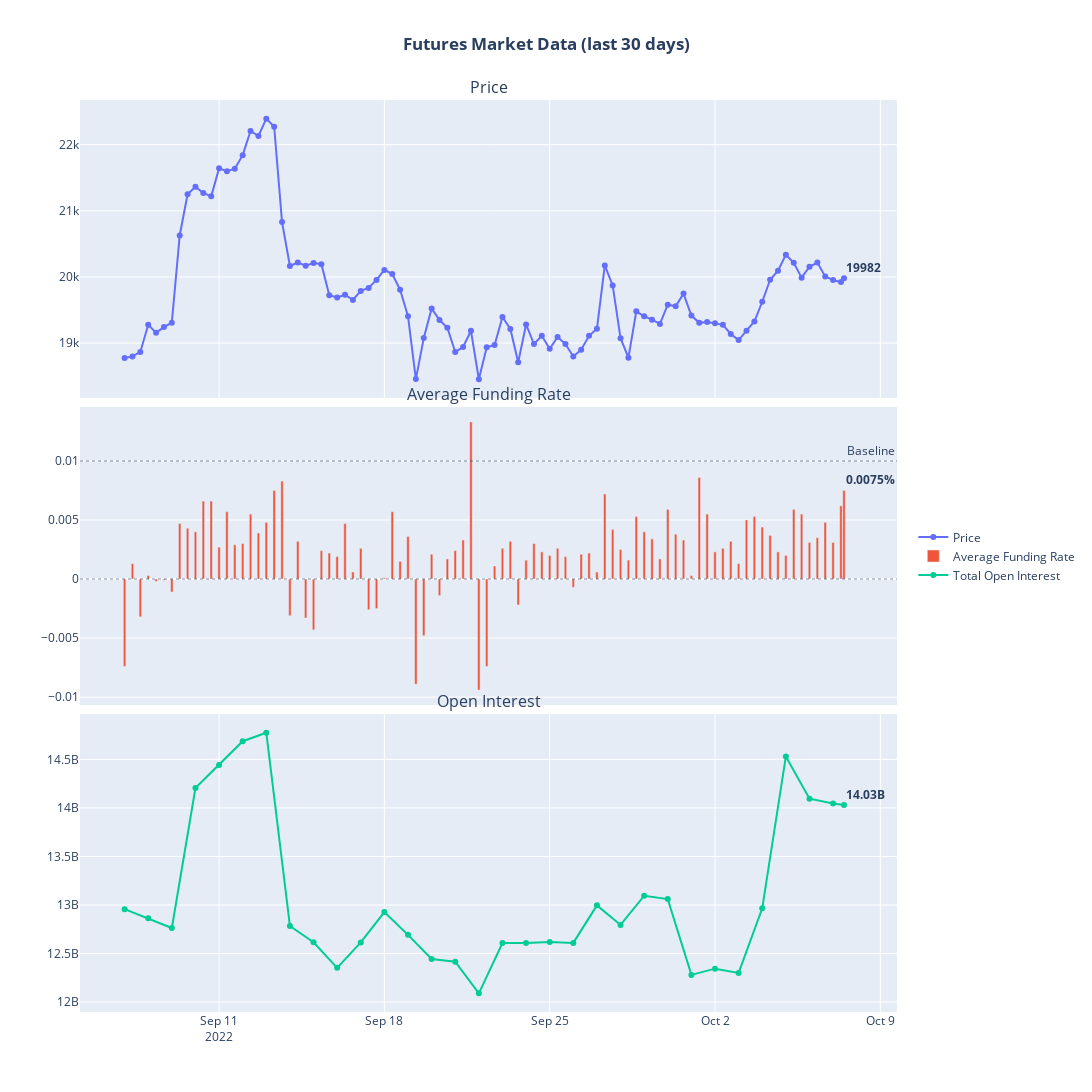

Notebook source saved alongside this figure:
### Markdown cell above
# Charts

### Code cell
# Create series with average funding rate: (usdt + token) / 2
se_mean_funding_rate = round((df_token['mean_funding_rate'] + df_usdt['mean_funding_rate']) / 2, 4)
se_weighted_mean_funding_rate = round((df_token['weighted_mean_funding_rate'] + df_usdt['weighted_mean_funding_rate']) / 2, 4)


# date filter, gets date from 20 days ago
days = 30
date_filter = (datetime.datetime.now() - datetime.timedelta(days = days)).strftime('%Y-%m-%d')

# Create fig with 3 subplots, 1 for price, 1 for funding rate, 1 for open interest
fig = make_subplots(
    rows=3, 
    cols=1,
    subplot_titles=('Price', 'Average Funding Rate', 'Open Interest'),
    shared_xaxes=True,
    vertical_spacing=0.01
)

# Add price plot
fig.add_trace(go.Scatter(x=df_token[date_filter:].index, 
                         y=df_token[date_filter:]['price'],
                         name="Price",
                         mode='lines+markers'
                         ),
              row=1,
              col=1
             )

# Add funding rate plot
#fig.add_trace(go.Scatter(x=df_token[date_filter:].index, 
#                         y=se_mean_funding_rate[date_filter:],
#                         name="Average Funding Rate",                         
#                         mode='lines+markers'),
#              row=2,
#              col=1
#             )
fig.add_trace(go.Bar(x=df_token[date_filter:].index, 
                         y=se_weighted_mean_funding_rate[date_filter:],
                         name="Average Funding Rate",                         
                        ),
              row=2,
              col=1
             )

fig.add_hline(y=0, row=2, col=1, line_dash="dot", opacity=0.3)
fig.add_hline(y=0.01, row=2, col=1, line_dash="dot", opacity=0.3, annotation_text='Baseline')

# Add open interest plot
fig.add_trace(go.Scatter(x=df_oi[date_filter:].index, 
                         y=df_oi[date_filter:]['total_open_interest'],
                         name="Total Open Interest",                       
                         mode='lines+markers'),
              row=3,
              col=1
             )

###################
# Add annotations #
###################

# Add annotation to current price
fig.add_annotation(x=df_token[date_filter:].index[-1], 
                   y=df_token[date_filter:]['price'][-1],
                   text='<b>{}</b>'.format(round(df_token[date_filter:]['price'][-1])),
                   showarrow=False,
                   xanchor='left',
                   yanchor='bottom',
                   row=1, col=1)


# Add annotation to current funding rate
#fig.add_annotation(x=df_token[date_filter:].index[-1], 
#                   y=se_mean_funding_rate[date_filter:][-1],
#                   text='<b>{}%</b>'.format(se_mean_funding_rate[-1]),
#                   showarrow=False,
#                   xanchor='left',
#                   yanchor='bottom',
#                   row=2, col=1)

fig.add_annotation(x=df_token[date_filter:].index[-1], 
                   y=se_weighted_mean_funding_rate[date_filter:][-1],
                   text='<b>{}%</b>'.format(se_weighted_mean_funding_rate[-1]),
                   showarrow=False,
                   xanchor='left',
                   yanchor='bottom',
                   row=2, col=1)


# Add annotation to current open interest
fig.add_annotation(x=df_oi[date_filter:].index[-1], 
                   y=df_oi[date_filter:]['total_open_interest'][-1],
                   text='<b>{}</b>'.format(numerize.numerize(df_oi[date_filter:]['total_open_interest'][-1])),
                   showarrow=False,
                   xanchor='left',
                   yanchor='bottom',
                   row=3, col=1)


# Add Title and height
fig.update_layout(legend=dict(y=0.5, font_size=12), 
                  height=1200, 
                  width=1500,
                  title='<B>Futures Market Data (last {} days)</B>'.format(days),
                  title_x=0.5)


fig.show()

### Figure 1 — Plotly figure (JSON) as saved in the notebook; plotly's stock layout.template omitted (floating-point values rounded to 4 significant figures)
{"data": [{"mode": "lines+markers", "name": "Price", "type": "scatter", "x": ["2022-09-07T00:00:00", "2022-09-07T08:00:00", "2022-09-07T16:00:00", "2022-09-08T00:00:00", "2022-09-08T08:00:00", "2022-09-08T16:00:00", "2022-09-09T00:00:00", "2022-09-09T08:00:00", "2022-09-09T16:00:00", "2022-09-10T00:00:00", "2022-09-10T08:00:00", "2022-09-10T16:00:00", "2022-09-11T00:00:00", "2022-09-11T08:00:00", "2022-09-11T16:00:00", "2022-09-12T00:00:00", "2022-09-12T08:00:00", "2022-09-12T16:00:00", "2022-09-13T00:00:00", "2022-09-13T08:00:00", "2022-09-13T16:00:00", "2022-09-14T00:00:00", "2022-09-14T08:00:00", "2022-09-14T16:00:00", "2022-09-15T00:00:00", "2022-09-15T08:00:00", "2022-09-15T16:00:00", "2022-09-16T00:00:00", "2022-09-16T08:00:00", "2022-09-16T16:00:00", "2022-09-17T00:00:00", "2022-09-17T08:00:00", "2022-09-17T16:00:00", "2022-09-18T00:00:00", "2022-09-18T08:00:00", "2022-09-18T16:00:00", "2022-09-19T00:00:00", "2022-09-19T08:00:00", "2022-09-19T16:00:00", "2022-09-20T00:00:00", "2022-09-20T08:00:00", "2022-09-20T16:00:00", "2022-09-21T00:00:00", "2022-09-21T08:00:00", "2022-09-21T16:00:00", "2022-09-22T00:00:00", "2022-09-22T08:00:00", "2022-09-22T16:00:00", "2022-09-23T00:00:00", "2022-09-23T08:00:00", "2022-09-23T16:00:00", "2022-09-24T00:00:00", "2022-09-24T08:00:00", "2022-09-24T16:00:00", "2022-09-25T00:00:00", "2022-09-25T08:00:00", "2022-09-25T16:00:00", "2022-09-26T00:00:00", "2022-09-26T08:00:00", "2022-09-26T16:00:00", "2022-09-27T00:00:00", "2022-09-27T08:00:00", "2022-09-27T16:00:00", "2022-09-28T00:00:00", "2022-09-28T08:00:00", "2022-09-28T16:00:00", "2022-09-29T00:00:00", "2022-09-29T08:00:00", "2022-09-29T16:00:00", "2022-09-30T00:00:00", "2022-09-30T08:00:00", "2022-09-30T16:00:00", "2022-10-01T00:00:00", "2022-10-01T08:00:00", "2022-10-01T16:00:00", "2022-10-02T00:00:00", "2022-10-02T08:00:00", "2022-10-02T16:00:00", "2022-10-03T00:00:00", "2022-10-03T08:00:00", "2022-10-03T16:00:00", "2022-10-04T00:00:00", "2022-10-04T08:00:00", "2022-10-04T16:00:00", "2022-10-05T00:00:00", "2022-10-05T08:00:00", "2022-10-05T16:00:00", "2022-10-06T00:00:00", "2022-10-06T08:00:00", "2022-10-06T16:00:00", "2022-10-07T00:00:00", "2022-10-07T08:00:00", "2022-10-07T11:05:00"], "xaxis": "x", "y": [18770.0, 18800.0, 18870.0, 19280.0, 19160.0, 19240.0, 19309, 20630.0, 21250.0, 21360.0, 21270.0, 21220.0, 21640.0, 21600.0, 21640.0, 21842, 22210.0, 22130.0, 22390.0, 22270.0, 20830.0, 20170.0, 20220.0, 20169, 20210.0, 20190.0, 19730.0, 19690.0, 19731, 19650.0, 19789, 19830.0, 19960.0, 20107, 20040.0, 19810.0, 19410.0, 18460.0, 19075, 19524, 19350.0, 19230.0, 18870.0, 18940.0, 19190.0, 18450.0, 18935, 18970.0, 19390.0, 19210.0, 18710.0, 19280.0, 18990.0, 19110.0, 18910.0, 19092, 18990.0, 18800.0, 18900.0, 19110.0, 19220.0, 20170.0, 19870.0, 19070.0, 18780.0, 19480, 19410.0, 19350.0, 19290.0, 19580.0, 19556, 19750.0, 19420.0, 19310.0, 19320.0, 19300.0, 19276, 19140.0, 19040.0, 19190.0, 19326, 19620.0, 19960.0, 20090.0, 20340.0, 20210.0, 19989, 20150.0, 20220.0, 20007, 19950.0, 19920.0, 19980.0], "yaxis": "y"}, {"name": "Average Funding Rate", "type": "bar", "x": ["2022-09-07T00:00:00", "2022-09-07T08:00:00", "2022-09-07T16:00:00", "2022-09-08T00:00:00", "2022-09-08T08:00:00", "2022-09-08T16:00:00", "2022-09-09T00:00:00", "2022-09-09T08:00:00", "2022-09-09T16:00:00", "2022-09-10T00:00:00", "2022-09-10T08:00:00", "2022-09-10T16:00:00", "2022-09-11T00:00:00", "2022-09-11T08:00:00", "2022-09-11T16:00:00", "2022-09-12T00:00:00", "2022-09-12T08:00:00", "2022-09-12T16:00:00", "2022-09-13T00:00:00", "2022-09-13T08:00:00", "2022-09-13T16:00:00", "2022-09-14T00:00:00", "2022-09-14T08:00:00", "2022-09-14T16:00:00", "2022-09-15T00:00:00", "2022-09-15T08:00:00", "2022-09-15T16:00:00", "2022-09-16T00:00:00", "2022-09-16T08:00:00", "2022-09-16T16:00:00", "2022-09-17T00:00:00", "2022-09-17T08:00:00", "2022-09-17T16:00:00", "2022-09-18T00:00:00", "2022-09-18T08:00:00", "2022-09-18T16:00:00", "2022-09-19T00:00:00", "2022-09-19T08:00:00", "2022-09-19T16:00:00", "2022-09-20T00:00:00", "2022-09-20T08:00:00", "2022-09-20T16:00:00", "2022-09-21T00:00:00", "2022-09-21T08:00:00", "2022-09-21T16:00:00", "2022-09-22T00:00:00", "2022-09-22T08:00:00", "2022-09-22T16:00:00", "2022-09-23T00:00:00", "2022-09-23T08:00:00", "2022-09-23T16:00:00", "2022-09-24T00:00:00", "2022-09-24T08:00:00", "2022-09-24T16:00:00", "2022-09-25T00:00:00", "2022-09-25T08:00:00", "2022-09-25T16:00:00", "2022-09-26T00:00:00", "2022-09-26T08:00:00", "2022-09-26T16:00:00", "2022-09-27T00:00:00", "2022-09-27T08:00:00", "2022-09-27T16:00:00", "2022-09-28T00:00:00", "2022-09-28T08:00:00", "2022-09-28T16:00:00", "2022-09-29T00:00:00", "2022-09-29T08:00:00", "2022-09-29T16:00:00", "2022-09-30T00:00:00", "2022-09-30T08:00:00", "2022-09-30T16:00:00", "2022-10-01T00:00:00", "2022-10-01T08:00:00", "2022-10-01T16:00:00", "2022-10-02T00:00:00", "2022-10-02T08:00:00", "2022-10-02T16:00:00", "2022-10-03T00:00:00", "2022-10-03T08:00:00", "2022-10-03T16:00:00", "2022-10-04T00:00:00", "2022-10-04T08:00:00", "2022-10-04T16:00:00", "2022-10-05T00:00:00", "2022-10-05T08:00:00", "2022-10-05T16:00:00", "2022-10-06T00:00:00", "2022-10-06T08:00:00", "2022-10-06T16:00:00", "2022-10-07T00:00:00", "2022-10-07T08:00:00", "2022-10-07T11:05:00"], "xaxis": "x2", "y": [-0.0074, 0.0013, -0.0032, 0.0003, -0.0002, -0.0001, -0.0011, 0.0047, 0.0043, 0.004, 0.0066, 0.0066, 0.0027, 0.0057, 0.0029, 0.003, 0.0055, 0.0039, 0.0048, 0.0075, 0.0083, -0.0031, 0.0032, -0.0033, -0.0043, 0.0024, 0.0022, 0.0019, 0.0047, 0.0006, 0.0026, -0.0026, -0.0025, 0.0001, 0.0057, 0.0015, 0.0036, -0.0089, -0.0048, 0.0021, -0.0014, 0.0017, 0.0024, 0.0033, 0.0133, -0.0094, -0.0074, 0.0011, 0.0026, 0.0032, -0.0022, 0.0016, 0.003, 0.0023, 0.002, 0.0026, 0.0019, -0.0007, 0.0021, 0.0022, 0.0006, 0.0072, 0.0042, 0.0025, 0.0016, 0.0053, 0.004, 0.0034, 0.0017, 0.0059, 0.0038, 0.0033, 0.0003, 0.0086, 0.0055, 0.0023, 0.0026, 0.0032, 0.0013, 0.005, 0.0053, 0.0044, 0.0037, 0.0023, 0.002, 0.0059, 0.0055, 0.0031, 0.0035, 0.0048, 0.0031, 0.0062, 0.0075], "yaxis": "y2"}, {"mode": "lines+markers", "name": "Total Open Interest", "type": "scatter", "x": ["2022-09-07T00:00:00", "2022-09-08T00:00:00", "2022-09-09T00:00:00", "2022-09-10T00:00:00", "2022-09-11T00:00:00", "2022-09-12T00:00:00", "2022-09-13T00:00:00", "2022-09-14T00:00:00", "2022-09-15T00:00:00", "2022-09-16T00:00:00", "2022-09-17T00:00:00", "2022-09-18T00:00:00", "2022-09-19T00:00:00", "2022-09-20T00:00:00", "2022-09-21T00:00:00", "2022-09-22T00:00:00", "2022-09-23T00:00:00", "2022-09-24T00:00:00", "2022-09-25T00:00:00", "2022-09-26T00:00:00", "2022-09-27T00:00:00", "2022-09-28T00:00:00", "2022-09-29T00:00:00", "2022-09-30T00:00:00", "2022-10-01T00:00:00", "2022-10-02T00:00:00", "2022-10-03T00:00:00", "2022-10-04T00:00:00", "2022-10-05T00:00:00", "2022-10-06T00:00:00", "2022-10-07T00:00:00", "2022-10-07T11:05:00"], "xaxis": "x3", "y": [12957056842, 12862281492, 12762390985, 14205121875, 14441921785, 14687139517, 14774724048, 12783573759, 12615543560, 12352186589, 12613752413, 12927169875, 12692166040, 12443025166, 12415137288, 12089480325, 12607487464, 12609061420, 12619050728, 12609391608, 12996106274, 12794279788, 13095222445, 13060579052, 12279816787, 12343954603, 12300274215, 12965381343, 14530689015, 14095490831, 14044537816, 14030668192], "yaxis": "y3"}], "layout": {"annotations": [{"font": {"size": 16}, "showarrow": false, "text": "Price", "x": 0.5, "xanchor": "center", "xref": "paper", "y": 1, "yanchor": "bottom", "yref": "paper"}, {"font": {"size": 16}, "showarrow": false, "text": "Average Funding Rate", "x": 0.5, "xanchor": "center", "xref": "paper", "y": 0.6633, "yanchor": "bottom", "yref": "paper"}, {"font": {"size": 16}, "showarrow": false, "text": "Open Interest", "x": 0.5, "xanchor": "center", "xref": "paper", "y": 0.3267, "yanchor": "bottom", "yref": "paper"}, {"showarrow": false, "text": "Baseline", "x": 1, "xanchor": "right", "xref": "x2 domain", "y": 0.01, "yanchor": "bottom", "yref": "y2"}, {"showarrow": false, "text": "<b>19982</b>", "x": "2022-10-07T11:05:00", "xanchor": "left", "xref": "x", "y": 19980.0, "yanchor": "bottom", "yref": "y"}, {"showarrow": false, "text": "<b>0.0075%</b>", "x": "2022-10-07T11:05:00", "xanchor": "left", "xref": "x2", "y": 0.0075, "yanchor": "bottom", "yref": "y2"}, {"showarrow": false, "text": "<b>14.03B</b>", "x": "2022-10-07T11:05:00", "xanchor": "left", "xref": "x3", "y": 14030668192, "yanchor": "bottom", "yref": "y3"}], "height": 1200, "legend": {"font": {"size": 12}, "y": 0.5}, "shapes": [{"line": {"dash": "dot"}, "opacity": 0.3, "type": "line", "x0": 0, "x1": 1, "xref": "x2 domain", "y0": 0, "y1": 0, "yref": "y2"}, {"line": {"dash": "dot"}, "opacity": 0.3, "type": "line", "x0": 0, "x1": 1, "xref": "x2 domain", "y0": 0.01, "y1": 0.01, "yref": "y2"}], "title": {"text": "<B>Futures Market Data (last 30 days)</B>", "x": 0.5}, "width": 1500, "xaxis": {"anchor": "y", "domain": [0, 1], "matches": "x3", "showticklabels": false}, "xaxis2": {"anchor": "y2", "domain": [0, 1], "matches": "x3", "showticklabels": false}, "xaxis3": {"anchor": "y3", "domain": [0, 1]}, "yaxis": {"anchor": "x", "domain": [0.6733, 1]}, "yaxis2": {"anchor": "x2", "domain": [0.3367, 0.6633]}, "yaxis3": {"anchor": "x3", "domain": [0, 0.3267]}}}
